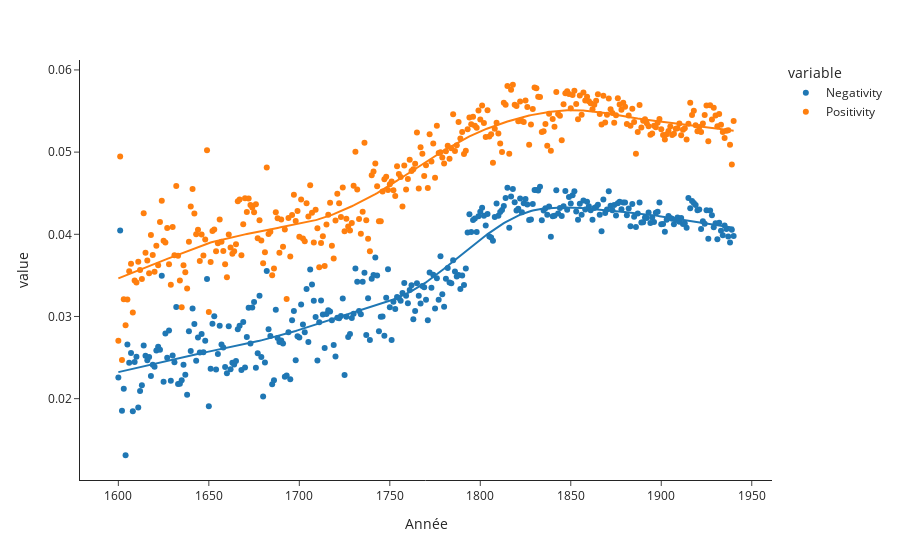

The notebook cell saved with this chart:
### Markdown cell above
## Corpus Livres Gallica

### Code cell
total = pd.read_csv("base_livres_gallica_monogrammes.csv").sort_values("date").reset_index()
neg= pd.read_csv("neg_livres.csv")
pos= pd.read_csv("pos_livres.csv")


total['Année'] = total.date
total["Negativity"] = neg.n/total.base
total["Positivity"] = pos.n/total.base
total["Emotionality"] = total.Negativity + total.Positivity

total = total.loc[np.logical_and(total.date<1941,total.date>1599),:]

px.scatter(total,x="Année",y=["Negativity","Positivity"],template="simple_white",trendline="lowess", trendline_options=dict(frac=0.3))

### Figure 1 — Plotly figure (JSON) as saved in the notebook; plotly's stock layout.template omitted (floating-point values rounded to 4 significant figures; data arrays with more than 128 entries replaced by an {"elided": "..."} marker saying what was removed)
{"data": [{"hovertemplate": "variable=Negativity<br>Année=%{x}<br>value=%{y}<extra></extra>", "legendgroup": "Negativity", "marker": {"color": "#1F77B4", "symbol": "circle"}, "mode": "markers", "name": "Negativity", "orientation": "v", "showlegend": true, "type": "scatter", "x": {"elided": "341 int values"}, "xaxis": "x", "y": {"elided": "341 float values"}, "yaxis": "y"}, {"hovertemplate": "<b>LOWESS trendline</b><br><br>variable=Negativity<br>Année=%{x}<br>value=%{y} <b>(trend)</b><extra></extra>", "legendgroup": "Negativity", "marker": {"color": "#1F77B4", "symbol": "circle"}, "mode": "lines", "name": "Negativity", "showlegend": false, "type": "scatter", "x": {"elided": "341 int values"}, "xaxis": "x", "y": {"elided": "341 float values"}, "yaxis": "y"}, {"hovertemplate": "variable=Positivity<br>Année=%{x}<br>value=%{y}<extra></extra>", "legendgroup": "Positivity", "marker": {"color": "#FF7F0E", "symbol": "circle"}, "mode": "markers", "name": "Positivity", "orientation": "v", "showlegend": true, "type": "scatter", "x": {"elided": "341 int values"}, "xaxis": "x", "y": {"elided": "341 float values"}, "yaxis": "y"}, {"hovertemplate": "<b>LOWESS trendline</b><br><br>variable=Positivity<br>Année=%{x}<br>value=%{y} <b>(trend)</b><extra></extra>", "legendgroup": "Positivity", "marker": {"color": "#FF7F0E", "symbol": "circle"}, "mode": "lines", "name": "Positivity", "showlegend": false, "type": "scatter", "x": {"elided": "341 int values"}, "xaxis": "x", "y": {"elided": "341 float values"}, "yaxis": "y"}], "layout": {"legend": {"title": {"text": "variable"}, "tracegroupgap": 0}, "margin": {"t": 60}, "xaxis": {"anchor": "y", "domain": [0, 1], "title": {"text": "Année"}}, "yaxis": {"anchor": "x", "domain": [0, 1], "title": {"text": "value"}}}}
